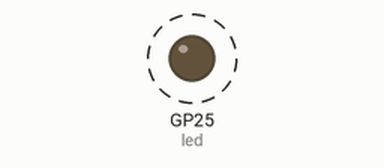
This program was run on a simulated Raspberry Pi Pico running MicroPython. Parts: output pins drawn as LEDs (lit = HIGH). Dashed ring = blinking. Threads take turns every 2 ms.

Above: at 0.09 s.
Timing chart, 0 to 3.0 s (numbered marks = the images above):
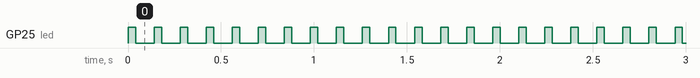

The program:

main.py
```python
"""
Basic test of dual-cores code on an RP2040 (Pico).

- core0 task: toggle thread lock every 1s and print it's status.
- core1 task: blink onboard LED while thread lock is not acquire by core0.
"""

import _thread
from machine import Pin
from utime import sleep_ms


def core0_task():
    # task init
    pass
    # main loop
    while True:
        sleep_ms(1_000)
        thread_lock.acquire()
        print('lock acquire (stop blink)')
        sleep_ms(1_000)
        thread_lock.release()
        print('lock release (allow blink)')


def core1_task():
    # task init
    led = Pin(25, Pin.OUT)
    # main loop
    while True:
        # LED blink (if no thread lock)
        with thread_lock:
            led.on()
            sleep_ms(40)
            led.off()
            sleep_ms(100)


# global init
thread_lock = _thread.allocate_lock()

# launch 2nd and 1st core task
_thread.start_new_thread(core1_task, ())
core0_task()
```

Measured:
- by itself, GP25 (led): alternates HIGH for 0.04 s and LOW for 0.10 s
